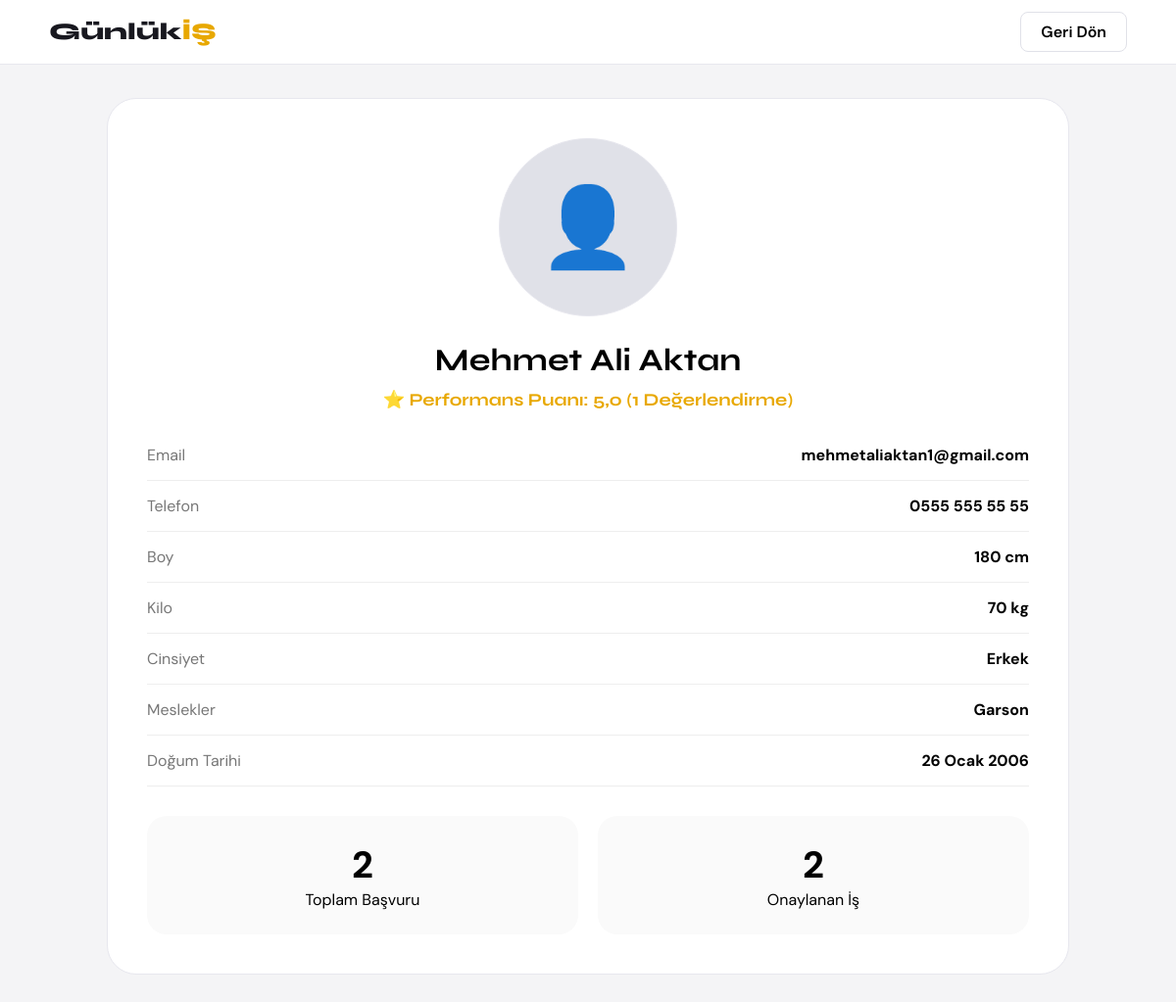
Page /calisan/12/ on the committed database.
### main/models.py (models this page shows, shortened)
class Kullanici(models.Model):
    HESAP_TURU = (
        ('calisan', 'Çalışan'),
        ('isletme', 'İşletme'),
    )
    ad = models.CharField(max_length=100)
    soyad = models.CharField(max_length=100)
    dogum_tarihi = models.DateField()
    email = models.EmailField(unique=True)
    sifre = models.CharField(max_length=100)
    telefon = models.CharField(max_length=20)
    hesap_turu = models.CharField(
        max_length=20,
        choices=HESAP_TURU
    )

class Calisan(models.Model):
    kullanici = models.OneToOneField(
        Kullanici,
        on_delete=models.CASCADE
    )
    boy = models.IntegerField()
    kilo = models.IntegerField()
    cinsiyet = models.CharField(max_length=50)
    meslekler = models.CharField(max_length=300)
    ortalama_puan = models.FloatField(default=0.0)
    puan_sayisi = models.IntegerField(default=0)
    foto = models.ImageField(
        upload_to='calisanlar/',
        blank=True,
        null=True
    )

### main/views.py (the view)
# urls.py: path('calisan/<int:kullanici_id>/', views.calisan_detay, name='calisan_detay'),
def calisan_detay(request, kullanici_id):
    kullanici = Kullanici.objects.get(
        id=kullanici_id
    )
    calisan = Calisan.objects.get(
        kullanici=kullanici
    )
    toplam_basvuru = Basvuru.objects.filter(
        kullanici=kullanici
    ).count()
    onaylanan = Basvuru.objects.filter(
        kullanici=kullanici,
        durum='Onaylandı'
    ).count()
    return render(
        request,
        'calisan_detay.html',
        {
            'kullanici': kullanici,
            'calisan': calisan,
            'toplam_basvuru': toplam_basvuru,
            'onaylanan': onaylanan
        }
    )

### main/templates/calisan_detay.html (shortened to what this page needs)
<!DOCTYPE html>
<html lang="tr">
<head>
</head>
<body>
<nav>
    <a href="/" class="logo">Günlük<span>İŞ</span></a>
    <div class="nav-btns">
        <a href="javascript:history.back()" class="btn-ghost">Geri Dön</a>
    </div>
</nav>
<div class="card">
    <div class="avatar">
        {% if calisan.foto %}
            <img src="{{ calisan.foto.url }}" alt="Profil Fotoğrafı">
        {% else %}
            <div style="width: 100%; height: 100%; display: flex; align-items: center; justify-content: center; font-size: 80px;">
                👤
            </div>
        {% endif %}
    </div>
    <h1>
        {{ kullanici.ad }} {{ kullanici.soyad }}
        <div style="color: #e8a800; font-size: 18px; font-weight: 700; margin-top: 10px; margin-bottom: 20px;">
            ⭐ Performans Puanı: <strong>{{ calisan.ortalama_puan|floatformat:1 }}</strong> ({{ calisan.puan_sayisi }} Değerlendirme)
        </div>
    </h1>
    <div class="row">
        <span class="label">Email</span>
        <span class="value">{{ kullanici.email }}</span>
    </div>
    <div class="row">
        <span class="label">Telefon</span>
        <span class="value">{{ kullanici.telefon }}</span>
    </div>
    <div class="row">
        <span class="label">Boy</span>
        <span class="value">{{ calisan.boy }} cm</span>
    </div>
    <div class="row">
        <span class="label">Kilo</span>
        <span class="value">{{ calisan.kilo }} kg</span>
    </div>
    <div class="row">
        <span class="label">Cinsiyet</span>
        <span class="value">{{ calisan.cinsiyet }}</span>
    </div>
    <div class="row">
        <span class="label">Meslekler</span>
        <span class="value">{{ calisan.meslekler }}</span>
    </div>
    <div class="row">
        <span class="label">Doğum Tarihi</span>
        <span class="value">{{ kullanici.dogum_tarihi|date:"j F Y" }}</span>
    </div>
    <div class="stats">
        <div class="stat">
            <div class="number">{{ toplam_basvuru }}</div>
            <div>Toplam Başvuru</div>
        </div>
        <div class="stat">
            <div class="number">{{ onaylanan }}</div>
            <div>Onaylanan İş</div>
        </div>
    </div>
</div>
</body>
</html>

### main/templates/calisan_detay.html (style rules this page uses)
body { background:#f4f4f6; font-family:'DM Sans',sans-serif; padding:40px; margin-top: 60px; }
.card { max-width:900px; margin:auto; background:white; border-radius:30px; padding:40px; border:1px solid #e7e7ee; }
.avatar { width:180px; height:180px; border-radius:50%; overflow:hidden; margin:auto; margin-bottom:25px; background:#e0e1e8; border: 1px solid #e7e7ee; }
h1 { text-align:center; margin-bottom:20px; font-family:'Syne',sans-serif; }
.row { display:flex; justify-content:space-between; padding:15px 0; border-bottom:1px solid #eee; }
.label { color:#777; }
.value { font-weight:700; }
.stats { margin-top:30px; display:grid; grid-template-columns:1fr 1fr; gap:20px; }
.stat { background:#fafafa; border-radius:20px; padding:25px; text-align:center; }
.number { font-size:38px; font-weight:800; }
nav { background: white; border-bottom: 1px solid #e7e7ee; padding: 18px 50px; display: flex; align-items: center; justify-content: space-between; position: fixed; top: 0; left: 0; right: 0; z-index: 100; }
.logo { font-family: 'Syne', sans-serif; font-size: 24px; font-weight: 800; text-decoration: none; color: #18181f; }
.logo span { color: #e8a800; }
.nav-btns a { padding: 9px 20px; border-radius: 8px; border: 1px solid #e0e1e8; background: transparent; cursor: pointer; text-decoration: none; color: black; font-weight: 600; margin-left: 10px; }

### rows in the picture
Kullanici: ad "Mehmet Ali", soyad "Aktan", email "mehmetaliaktan1@gmail.com", telefon "0555 555 55 55", dogum_tarihi "26 Ocak 2006"
Calisan: ortalama_puan "5,0", puan_sayisi "1", boy "180", kilo "70", cinsiyet "Erkek", meslekler "Garson"

### other values in the picture
{{ toplam_basvuru }} "2"
{{ onaylanan }} "2"
